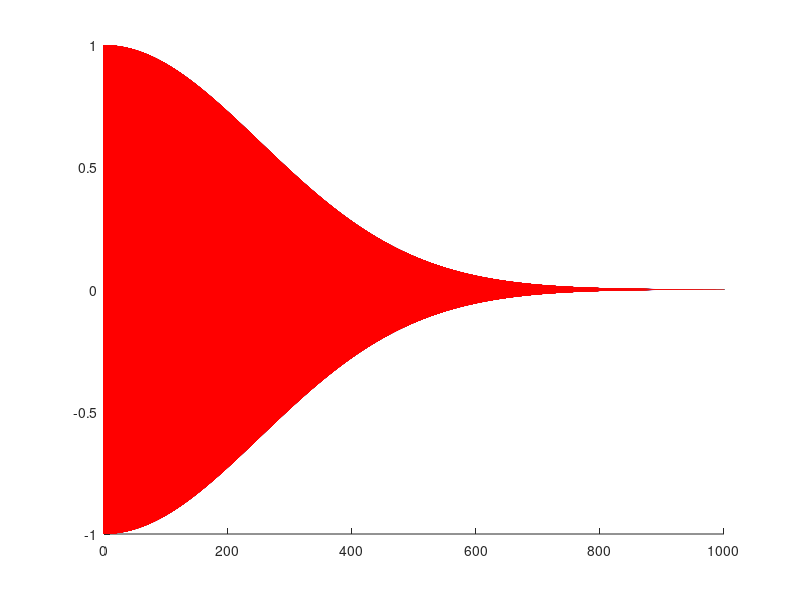

The MATLAB source for this figure:
clc;clear all;
omega=100;
t0=0;
width=250;
tmax=1000;
tstart=0;
tstep=0.001;
n=1;
for t=tstart:tstep:tmax
    f(n)=exp(-i*omega*t-(t-t0)*(t-t0)*(1/(2*width*width)));
    n=n+1;
end
n=1;
for t=tstart:tstep:(tmax-tstep)
    df(n)=(f(n+1)-f(n))/0.001;
    df(n)=df(n)*(1/(-i*omega));
    n=n+1;
end
hold on;
plot(tstart:tstep:(tmax-tstep),real(df))
plot(tstart:tstep:(tmax-tstep),imag(df),'r')
plot(tstart:tstep:(tmax-tstep),abs(df),'k')
